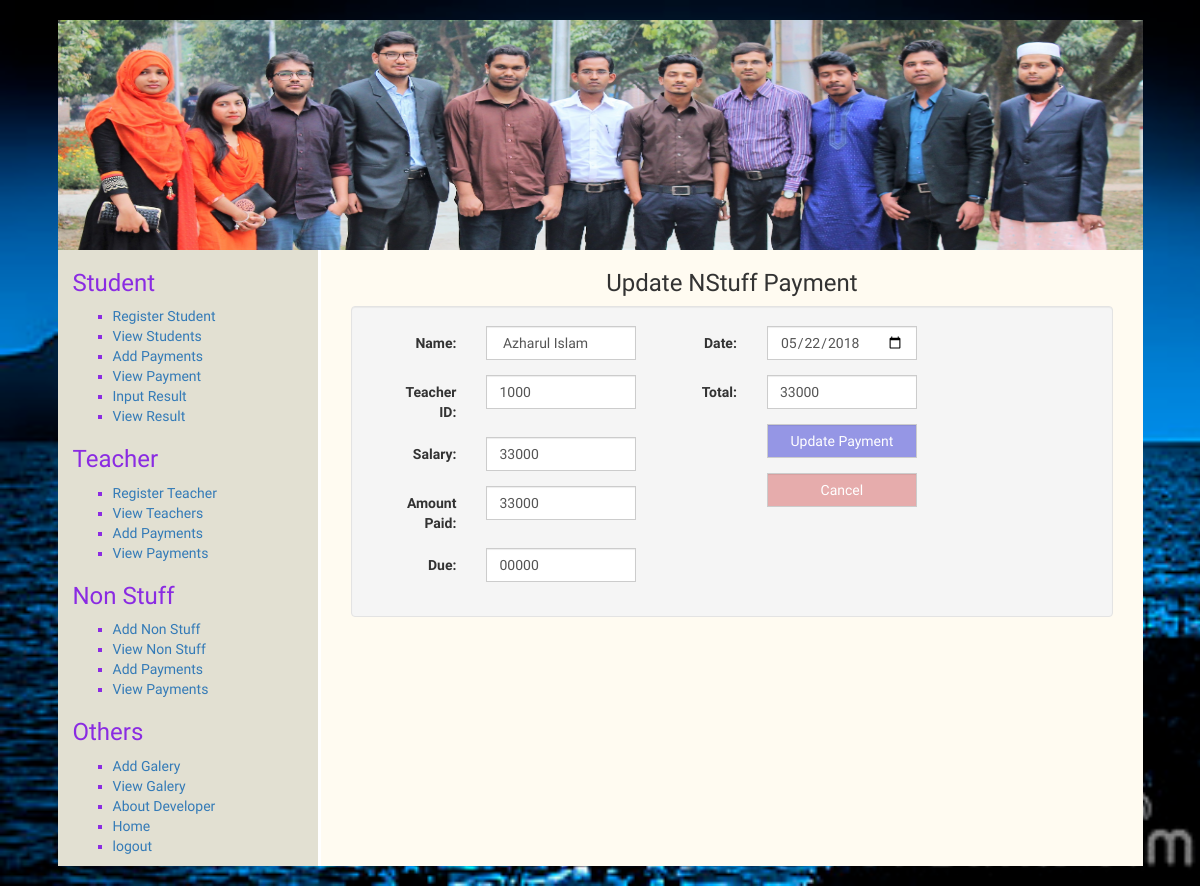
Page /updnsPay.php?id=1 (signed in) on the committed database.
### tables this page shows
CREATE TABLE IF NOT EXISTS `nspay` (
  `id` int(11) NOT NULL AUTO_INCREMENT,
  `name` varchar(111) NOT NULL,
  `nid` varchar(111) NOT NULL,
  `salary` varchar(111) NOT NULL,
  `paid` varchar(111) NOT NULL,
  `due` varchar(111) NOT NULL,
  `dates` varchar(111) NOT NULL,
  `total` varchar(111) NOT NULL,
  PRIMARY KEY (`id`)
);

### updnsPay.php (the view, shortened to what this page needs)
<?php include("header.php"); ?>
<?php
	$id = isset($_GET['id'])?$_GET['id']:"";
 ?>
					<?php include("config.php"); ?>
					<?php
							$sql="SELECT * FROM nspay WHERE id = $id ";
							$result = $conn->query($sql);
							if ($result->num_rows > 0) {
							    while($row  = $result->fetch_assoc()) {
							        $name 	= $row["name"];
							        $nid 	= $row["nid"];
							        $salary    = $row["salary"];
							        $paid    = $row["paid"];
							        $due    = $row["due"];
							        $dates    = $row["dates"];
							        $total    = $row["total"];
							    }
							}
					?>
		<div class="col-md-12">
			<?php include("leftMenu.php"); ?>
			<div class="col-md-9 hstu">
					<h3 class="text-center">Update NStuff Payment</h3>
					<form class="well form-horizontal" action="" method="post" id="contact_form">
						<fieldset>
						<div class="col-md-5">
							<div class="form-group">
						        <label class="col-md-4 control-label">Name:</label>
						        <div class="col-md-4 inputGroupContainer">
						          <div class="input-group">
						           	<input name="name" placeholder="Full Name" class="form-control" type="text" required="required" value="<?php echo $name; ?>">
						           </div>
						        </div>
     						 </div>
     						 <div class="form-group">
						        <label class="col-md-4 control-label">Teacher ID:</label>
						        <div class="col-md-4 inputGroupContainer">
						          <div class="input-group">
						           <input name="nid" placeholder="Teacher ID" class="form-control" type="text" required="required" value="<?php echo $nid; ?>">
						           </div>
						        </div>
     						 </div>
     						 <div class="form-group">
						        <label class="col-md-4 control-label">Salary:</label>
						        <div class="col-md-4 inputGroupContainer">
						          <div class="input-group">
						           	<input name="salary" placeholder="Salary" class="form-control" type="text" required="required" value="<?php echo $salary; ?>">
						           </div>
						        </div>
     						 </div>
     						 <div class="form-group">
						        <label class="col-md-4 control-label">Amount Paid:</label>
						        <div class="col-md-4 inputGroupContainer">
						          <div class="input-group">
						           <input name="paid" placeholder="Amount Paid" class="form-control" type="text" required="required" value="<?php echo $paid; ?>">
						           </div>
						        </div>
     						 </div>
     						 <div class="form-group">
						        <label class="col-md-4 control-label">Due:</label>
						        <div class="col-md-4 inputGroupContainer">
						          <div class="input-group">
						           	<input name="due" placeholder="Due" class="form-control" type="text" value="<?php echo $due; ?>">
						           </div>
						        </div>
     						 </div>
     					</div>
						<div class="col-md-4">
     						 <div class="form-group">
						        <label class="col-md-4 control-label">Date:</label>
						        <div class="col-md-4 inputGroupContainer">
						          <div class="input-group">
						           	<input name="dates" placeholder="Amount Paid" class="form-control" type="date" required="required" value="<?php echo $dates; ?>">
						           </div>
						        </div>
     						 </div>
     						 <div class="form-group">
						        <label class="col-md-4 control-label">Total:</label>
						        <div class="col-md-4 inputGroupContainer">
						          <div class="input-group">
						           	<input name="total" placeholder="Total" class="form-control" type="text" value="<?php echo $total; ?>">
						           </div>
						        </div>
     						 </div>
     						 <div class="form-group">
						        <label class="col-md-4 control-label"></label>
						        <div class="col-md-4 inputGroupContainer">
						          <div class="input-group">
						           	<input name="submit" placeholder="" class="form-control" type="submit" value="Update Payment" style="background-color:#3739d580;;color:#fff;">
						           </div>
						        </div>
     						 </div>
     						 <div class="form-group">
						        <label class="col-md-4 control-label"></label>
						        <div class="col-md-4 inputGroupContainer">
						          <div class="input-group">
						           	<a href="nsPay.php"><input name="cancel" placeholder="Address" class="form-control" type="button" value="Cancel" style="background-color:#cf3f3f66;;color:#fff;"></a>
						           </div>
						        </div>
     						 </div>
     					</div>
						</fieldset>
					</form>
			</div>
		</div>
		<?php include("footer.php"); ?>

### style.css (style rules this page uses)
body { padding: 5px auto; font-family: 'El Messiri', sans-serif; background:url(img/backimg2.jpg) fixed no-repeat; background-size:cover; }
a,a:hover { text-decoration:none; }
.input-group input[type="text"],.input-group input[type="email"],.input-group input[type="date"],.input-group input[type="password"] { width: 150px; }
.input-group input[type="submit"],.input-group input[type="button"],.input-group input[type="password"],.input-group input[type="file"] { width: 150px; }

### rows in the picture
nspay: name "Azharul Islam", nid "1000", salary "33000", paid "33000", due "00000", dates "05/22/2018", total "33000"
